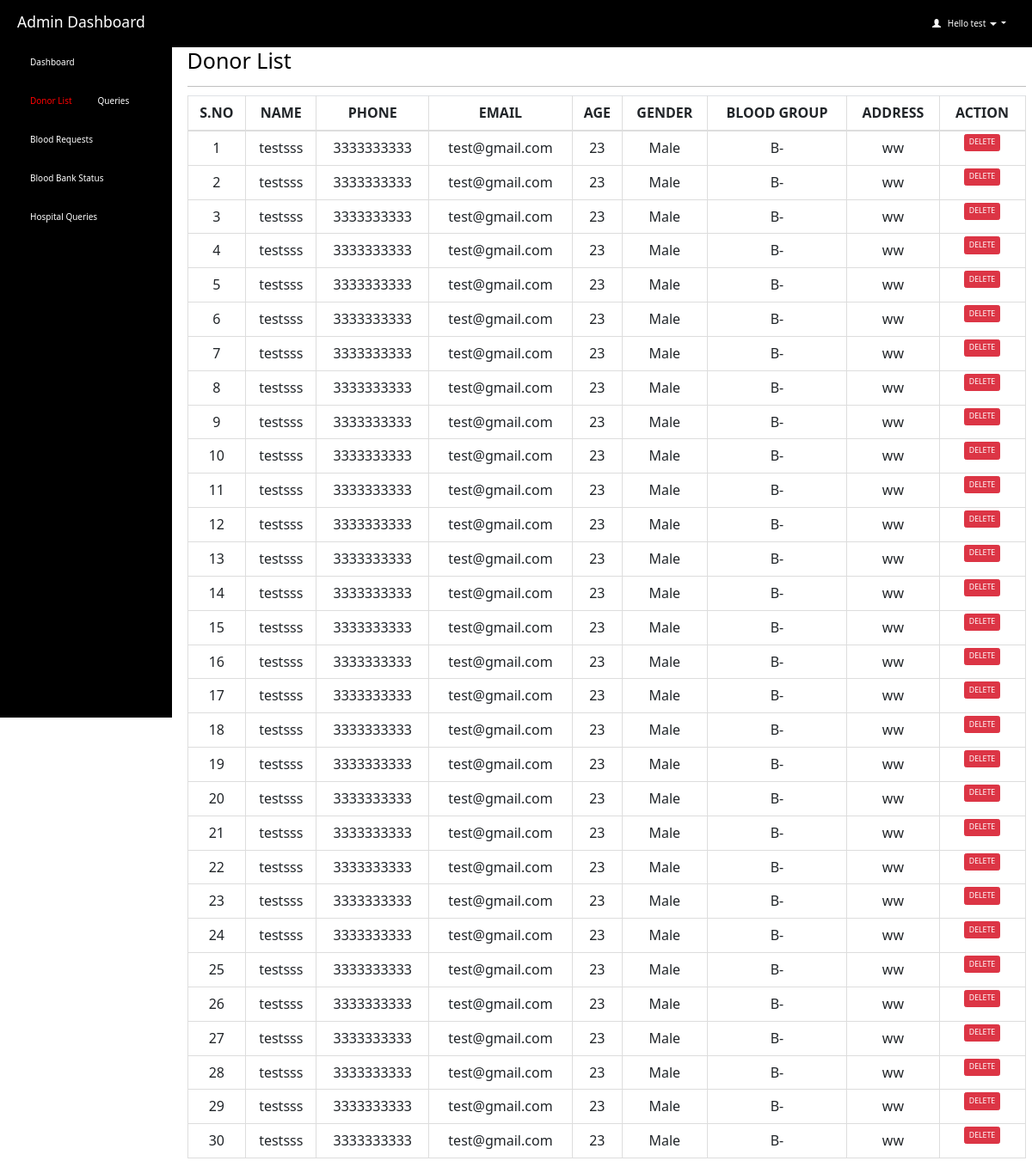
The page /admin/donor_list.php (signed in) on the database its author committed.
### tables this page shows
CREATE TABLE `donor_details` (
  `id` int(11) NOT NULL,
  `name` varchar(50) NOT NULL,
  `mobile` varchar(10) NOT NULL,
  `mail_id` varchar(50) DEFAULT NULL,
  `age` int(60) NOT NULL,
  `gender` varchar(10) NOT NULL,
  `blood_group` varchar(10) NOT NULL,
  `address` varchar(100) NOT NULL,
  `city` varchar(20) NOT NULL,
  `state` varchar(30) NOT NULL
);

### admin/donor_list.php (the view, shortened to what this page needs)
<html>
<head>
  <link rel="stylesheet" href="https://maxcdn.bootstrapcdn.com/bootstrap/3.4.1/css/bootstrap.min.css">
</head>
<?php
include 'connection.php';
  if (isset($_SESSION['loggedin']) && $_SESSION['loggedin'] == true) {
  ?>
<body style="color:black">
<div id="header">
<?php include 'header.php';
?>
</div>
<div id="sidebar">
<?php $active="donor_list"; include 'sidebar.php'; ?>
</div>
<div id="content" >
  <div class="content-wrapper">
    <div class="container-fluid">
      <div class="row">
        <div class="col-md-12 lg-12 sm-12">
          <h1 class="page-title">Donor List</h1>
        </div>
      </div>
      <hr>
      <?php
        include 'connection.php';
        $count=1;
        $sql= "select * from donor_details ";
        $result=mysqli_query($connection,$sql);
        if(mysqli_num_rows($result)>0)   {
       ?>
       <div class="table-responsive">
      <table class="table table-bordered" style="text-align:center">
          <thead style="text-align:center">
          <th style="text-align:center">S.NO</th>
          <th style="text-align:center">NAME</th>
          <th style="text-align:center">PHONE</th>
          <th style="text-align:center">EMAIL</th>
          <th style="text-align:center">AGE</th>
          <th style="text-align:center">GENDER</th>
          <th style="text-align:center">BLOOD GROUP</th>
          <th style="text-align:center">ADDRESS</th>
          <th style="text-align:center">ACTION</th>
          </thead>
          <tbody>
            <?php
            while($row = mysqli_fetch_assoc($result)) { ?>
          <tr>
                  <td><?php echo $count++; ?></td>
                  <td><?php echo $row['name']; ?></td>
                  <td><?php echo $row['mobile']; ?></td>
                  <td><?php echo $row['mail_id']; ?></td>
                  <td><?php echo $row['age']; ?></td>
                  <td><?php echo $row['gender']; ?></td>
                    <td><?php echo $row['blood_group']; ?></td>
                    <td><?php echo $row['address']; ?></td>
                    <td id="he" style="width:100px">
                    <button type="button" class="btn btn-primary btn-sm btn-danger" onclick="window.location.href = 'delete.php?id=<?php echo $row['id']; ?>';" >DELETE</button>
                    </td>
              </tr>
            <?php } ?>
          </tbody>
      </table>
    </div>
    <?php } ?>
  </div>
  </div>
</div>
   <?php }
    ?>
</body>
</html>

### admin/header.php (shortened to what this page needs)
<html>
<head>
  <link rel="stylesheet" href="https://cdn.jsdelivr.net/npm/bootstrap@5.7.0/dist/css/bootstrap.min.css">
</head>
<body>
  <header class="dashboard-header">
    <h3>Admin Dashboard</h3>
    <div class="user-info dropdown">
      <a id="act" class="dropdown-toggle usr" style="text-decoration:none" data-toggle="dropdown" href="#">
        <span class="glyphicon glyphicon-user"></span>&nbsp;&nbsp;
        <?php
        include 'connection.php';
        $username=$_SESSION['username'];
        $sql="select * from admin_info where admin_username='$username'";
        $result=mysqli_query($connection,$sql) or die("query failed.");
        $row=mysqli_fetch_assoc($result);
        echo "Hello ".$row['admin_name'];
        ?>
        <span class="caret"></span>
  </a>
  </div>
  </header>
</body>
</html>

### admin/donor_list.php (style rules this page uses)
#sidebar { position:fixed; margin-top:-20px }
#content { position:relative; margin-left:210px }
#he { font-size: 14px; font-weight: 600; text-transform: uppercase; padding: 3px 7px; color: #fff; text-decoration: none; border-radius: 3px; align:center }

### admin/header.php (style rules this page uses)
.dashboard-header { background-color: #000; color: #fff; padding: 10px 20px; display: flex; align-items: center; justify-content: space-between; }
.dashboard-header .user-info { display: flex; align-items: center; position: relative; }
.usr { padding: 10px; color: #fff; }

### rows shown on the page
donor_details: name "testsss", mobile "3333333333", mail "test@gmail.com", age "23", gender "Male", blood_group "B-", address "ww"
donor_details: name "testsss", mobile "3333333333", mail "test@gmail.com", age "23", gender "Male", blood_group "B-", address "ww"
donor_details: name "testsss", mobile "3333333333", mail "test@gmail.com", age "23", gender "Male", blood_group "B-", address "ww"
donor_details: name "testsss", mobile "3333333333", mail "test@gmail.com", age "23", gender "Male", blood_group "B-", address "ww"
donor_details: name "testsss", mobile "3333333333", mail "test@gmail.com", age "23", gender "Male", blood_group "B-", address "ww"
donor_details: name "testsss", mobile "3333333333", mail "test@gmail.com", age "23", gender "Male", blood_group "B-", address "ww"
donor_details: name "testsss", mobile "3333333333", mail "test@gmail.com", age "23", gender "Male", blood_group "B-", address "ww"
donor_details: name "testsss", mobile "3333333333", mail "test@gmail.com", age "23", gender "Male", blood_group "B-", address "ww"
donor_details: name "testsss", mobile "3333333333", mail "test@gmail.com", age "23", gender "Male", blood_group "B-", address "ww"
donor_details: name "testsss", mobile "3333333333", mail "test@gmail.com", age "23", gender "Male", blood_group "B-", address "ww"
donor_details: name "testsss", mobile "3333333333", mail "test@gmail.com", age "23", gender "Male", blood_group "B-", address "ww"
donor_details: name "testsss", mobile "3333333333", mail "test@gmail.com", age "23", gender "Male", blood_group "B-", address "ww"
donor_details: name "testsss", mobile "3333333333", mail "test@gmail.com", age "23", gender "Male", blood_group "B-", address "ww"
donor_details: name "testsss", mobile "3333333333", mail "test@gmail.com", age "23", gender "Male", blood_group "B-", address "ww"
donor_details: name "testsss", mobile "3333333333", mail "test@gmail.com", age "23", gender "Male", blood_group "B-", address "ww"
donor_details: name "testsss", mobile "3333333333", mail "test@gmail.com", age "23", gender "Male", blood_group "B-", address "ww"
donor_details: name "testsss", mobile "3333333333", mail "test@gmail.com", age "23", gender "Male", blood_group "B-", address "ww"
donor_details: name "testsss", mobile "3333333333", mail "test@gmail.com", age "23", gender "Male", blood_group "B-", address "ww"
donor_details: name "testsss", mobile "3333333333", mail "test@gmail.com", age "23", gender "Male", blood_group "B-", address "ww"
donor_details: name "testsss", mobile "3333333333", mail "test@gmail.com", age "23", gender "Male", blood_group "B-", address "ww"
donor_details: name "testsss", mobile "3333333333", mail "test@gmail.com", age "23", gender "Male", blood_group "B-", address "ww"
donor_details: name "testsss", mobile "3333333333", mail "test@gmail.com", age "23", gender "Male", blood_group "B-", address "ww"
donor_details: name "testsss", mobile "3333333333", mail "test@gmail.com", age "23", gender "Male", blood_group "B-", address "ww"
donor_details: name "testsss", mobile "3333333333", mail "test@gmail.com", age "23", gender "Male", blood_group "B-", address "ww"
donor_details: name "testsss", mobile "3333333333", mail "test@gmail.com", age "23", gender "Male", blood_group "B-", address "ww"
donor_details: name "testsss", mobile "3333333333", mail "test@gmail.com", age "23", gender "Male", blood_group "B-", address "ww"
donor_details: name "testsss", mobile "3333333333", mail "test@gmail.com", age "23", gender "Male", blood_group "B-", address "ww"
donor_details: name "testsss", mobile "3333333333", mail "test@gmail.com", age "23", gender "Male", blood_group "B-", address "ww"
donor_details: name "testsss", mobile "3333333333", mail "test@gmail.com", age "23", gender "Male", blood_group "B-", address "ww"
donor_details: name "testsss", mobile "3333333333", mail "test@gmail.com", age "23", gender "Male", blood_group "B-", address "ww"

### other values the page prints
$row['admin_name'] "test"
